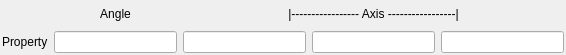
<?xml version="1.0" encoding="UTF-8"?>
<ui version="4.0">
 <class>AxisAngleWidget</class>
 <widget class="QWidget" name="AxisAngleWidget">
  <property name="geometry">
   <rect>
    <x>0</x>
    <y>0</y>
    <width>566</width>
    <height>55</height>
   </rect>
  </property>
  <property name="windowTitle">
   <string>AxisAngleWidget</string>
  </property>
  <layout class="QGridLayout" name="gridLayout">
   <property name="leftMargin">
    <number>2</number>
   </property>
   <property name="topMargin">
    <number>2</number>
   </property>
   <property name="rightMargin">
    <number>2</number>
   </property>
   <property name="bottomMargin">
    <number>2</number>
   </property>
   <item row="1" column="2">
    <widget class="QLineEdit" name="axis_i"/>
   </item>
   <item row="1" column="1">
    <widget class="QLineEdit" name="angle"/>
   </item>
   <item row="1" column="3">
    <widget class="QLineEdit" name="axis_j"/>
   </item>
   <item row="1" column="0">
    <widget class="QLabel" name="AxisAngleWidgetLabel">
     <property name="text">
      <string>Property</string>
     </property>
    </widget>
   </item>
   <item row="1" column="4">
    <widget class="QLineEdit" name="axis_k"/>
   </item>
   <item row="0" column="1">
    <widget class="QLabel" name="label">
     <property name="text">
      <string>Angle</string>
     </property>
     <property name="alignment">
      <set>Qt::AlignCenter</set>
     </property>
    </widget>
   </item>
   <item row="0" column="2" colspan="3">
    <widget class="QLabel" name="label_2">
     <property name="text">
      <string>|----------------- Axis -----------------|</string>
     </property>
     <property name="alignment">
      <set>Qt::AlignCenter</set>
     </property>
    </widget>
   </item>
  </layout>
 </widget>
 <resources/>
 <connections/>
</ui>
